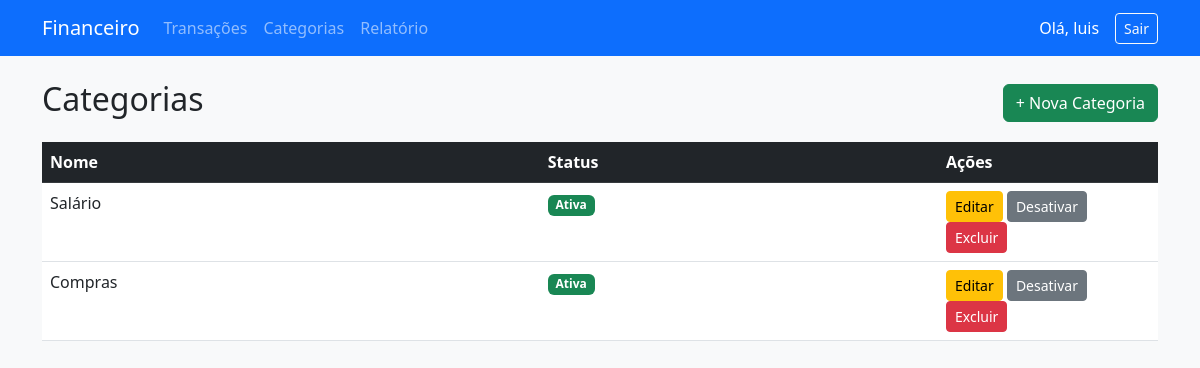
/categorias/ (signed in), run on the app's committed database.
### categorias/models.py (models this page shows, shortened)
class Categoria(models.Model):
    STATUS_CHOICES = (
        ("Ativa", "Ativa"),
        ("Inativa", "Inativa"),
        ("Excluída", "Excluída"),
    )
    nome = models.CharField(max_length=100)
    status = models.CharField(max_length=20, choices=STATUS_CHOICES, default="Ativa")

### categorias/views.py (the view)
# urls.py: path("", views.listar_categorias, name="listar_categorias"),
@login_required
def listar_categorias(request):
    categorias = Categoria.objects.exclude(status="Excluída")
    return render(request, "categorias/listar.html", {"categorias": categorias})

### categorias/templates/categorias/listar.html (shortened to what this page needs)
{% extends "core/base.html" %}
{% block conteudo %}
<div class="d-flex justify-content-between align-items-center mb-3">
    <h2>Categorias</h2>
    <a href="{% url 'nova_categoria' %}" class="btn btn-success">+ Nova Categoria</a>
</div>
<table class="table table-hover">
    <thead class="table-dark">
        <tr>
            <th>Nome</th>
            <th>Status</th>
            <th style="width: 220px;">Ações</th>
        </tr>
    </thead>
    <tbody>
        {% for c in categorias %}
        <tr>
            <td>{{ c.nome }}</td>
            <td>
                {% if c.status == "Ativa" %}
                    <span class="badge bg-success">Ativa</span>
                {% elif c.status == "Inativa" %}
                    <span class="badge bg-warning">Inativa</span>
                {% endif %}
            </td>
            <td>
                <a href="{% url 'editar_categoria' c.id %}" class="btn btn-sm btn-warning">Editar</a>
                <a href="{% url 'desativar_categoria' c.id %}" class="btn btn-sm btn-secondary">Desativar</a>
                <a href="{% url 'excluir_categoria' c.id %}" class="btn btn-sm btn-danger">Excluir</a>
            </td>
        </tr>
        {% empty %}
        <tr><td colspan="3" class="text-center text-muted">Nenhuma categoria cadastrada.</td></tr>
        {% endfor %}
    </tbody>
</table>
{% endblock %}

### core/templates/core/base.html (shortened to what this page needs)
<!doctype html>
<html lang="pt-br">
<head>
    <link href="https://cdn.jsdelivr.net/npm/bootstrap@5.3.0/dist/css/bootstrap.min.css" rel="stylesheet">
</head>
<body class="bg-light">
    <nav class="navbar navbar-expand-lg navbar-dark bg-primary mb-4">
        <div class="container">
            <a class="navbar-brand" href="/">Financeiro</a>
            <div class="collapse navbar-collapse" id="menuPrincipal">
                {% if user.is_authenticated %}
                <ul class="navbar-nav me-auto">
                    <li class="nav-item">
                        <a class="nav-link" href="{% url 'listar_transacoes' %}">Transações</a>
                    </li>
                    <li class="nav-item">
                        <a class="nav-link" href="{% url 'listar_categorias' %}">Categorias</a>
                    </li>
                    <li class="nav-item">
                        <a class="nav-link" href="{% url 'relatorio' %}">Relatório</a>
                    </li>
                </ul>
                {% endif %}
                <div class="d-flex align-items-center">
                    {% if user.is_authenticated %}
                    <span class="text-white me-3">Olá, {{ user.username }}</span>
                    <form action="{% url 'logout' %}" method="POST">
                        <button type="submit" class="btn btn-outline-light btn-sm">Sair</button>
                    </form>
                    {% else %}
                    <a class="btn btn-light" href="{% url 'login' %}">Entrar</a>
                    {% endif %}
                </div>
            </div>
        </div>
    </nav>
    <div class="container">
        {% block conteudo %}{% endblock %}
    </div>
</body>
</html>

### data on the page
Categoria: nome "Salário", status "Ativa"
Categoria: nome "Compras", status "Ativa"

### other printed values
{{ user.username }} "luis"
